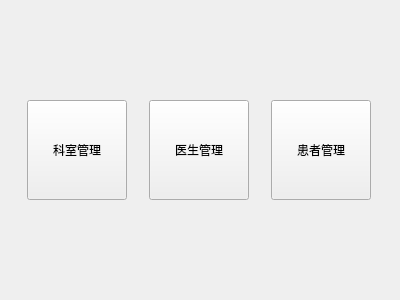
<?xml version="1.0" encoding="UTF-8"?>
<ui version="4.0">
 <class>WelcomeView</class>
 <widget class="QWidget" name="WelcomeView">
  <property name="geometry">
   <rect>
    <x>0</x>
    <y>0</y>
    <width>400</width>
    <height>300</height>
   </rect>
  </property>
  <property name="windowTitle">
   <string>欢迎</string>
  </property>
  <layout class="QVBoxLayout" name="verticalLayout">
   <item>
    <spacer name="verticalSpacer">
     <property name="orientation">
      <enum>Qt::Orientation::Vertical</enum>
     </property>
     <property name="sizeHint" stdset="0">
      <size>
       <width>20</width>
       <height>106</height>
      </size>
     </property>
    </spacer>
   </item>
   <item>
    <layout class="QHBoxLayout" name="horizontalLayout">
     <item>
      <widget class="QPushButton" name="btDepartment">
       <property name="sizePolicy">
        <sizepolicy hsizetype="Minimum" vsizetype="Minimum">
         <horstretch>0</horstretch>
         <verstretch>0</verstretch>
        </sizepolicy>
       </property>
       <property name="minimumSize">
        <size>
         <width>100</width>
         <height>100</height>
        </size>
       </property>
       <property name="maximumSize">
        <size>
         <width>100</width>
         <height>100</height>
        </size>
       </property>
       <property name="text">
        <string>科室管理</string>
       </property>
      </widget>
     </item>
     <item>
      <widget class="QPushButton" name="btDoctor">
       <property name="enabled">
        <bool>true</bool>
       </property>
       <property name="sizePolicy">
        <sizepolicy hsizetype="Minimum" vsizetype="Minimum">
         <horstretch>0</horstretch>
         <verstretch>0</verstretch>
        </sizepolicy>
       </property>
       <property name="minimumSize">
        <size>
         <width>100</width>
         <height>100</height>
        </size>
       </property>
       <property name="maximumSize">
        <size>
         <width>100</width>
         <height>100</height>
        </size>
       </property>
       <property name="text">
        <string>医生管理</string>
       </property>
      </widget>
     </item>
     <item>
      <widget class="QPushButton" name="btPatient">
       <property name="sizePolicy">
        <sizepolicy hsizetype="Minimum" vsizetype="Minimum">
         <horstretch>0</horstretch>
         <verstretch>0</verstretch>
        </sizepolicy>
       </property>
       <property name="minimumSize">
        <size>
         <width>100</width>
         <height>100</height>
        </size>
       </property>
       <property name="maximumSize">
        <size>
         <width>100</width>
         <height>100</height>
        </size>
       </property>
       <property name="text">
        <string>患者管理</string>
       </property>
      </widget>
     </item>
    </layout>
   </item>
   <item>
    <spacer name="verticalSpacer_2">
     <property name="orientation">
      <enum>Qt::Orientation::Vertical</enum>
     </property>
     <property name="sizeHint" stdset="0">
      <size>
       <width>20</width>
       <height>106</height>
      </size>
     </property>
    </spacer>
   </item>
  </layout>
 </widget>
 <resources/>
 <connections/>
</ui>
